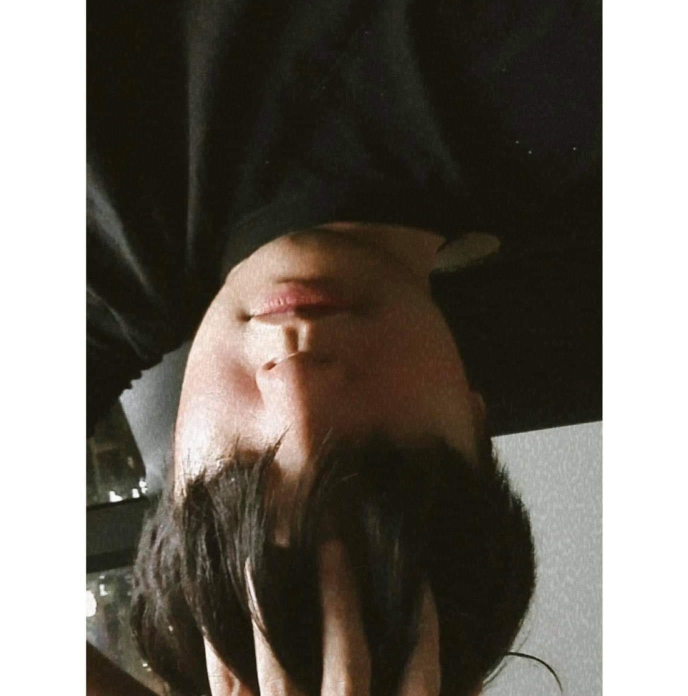
#> input picture data/test/African_crocodile/idk.jpg, 1376 x 1392 px, given in place of 3.jpg, which was not available (shown at 1/2 size)
$ jupyter execute Image_Retrivial.ipynb
#> lines starting #> are read from the running program, lines starting #| are printed output that depends on the picture; pictures that were not available may be replaced by others from this repository, and a replacement may not be noted
[cell 1]
import os
import numpy as np
from PIL import Image
import matplotlib.pyplot as plt

ROOT = 'data'
CLASS_NAME = sorted(list(os.listdir(f'{ROOT}/train')))

[cell 2]
def read_image_from_path(path, size):
#> called with path = 'data/test/pizza/3.jpg', size = (448, 448)
    im = Image.open(path).convert("RGB").resize(size)
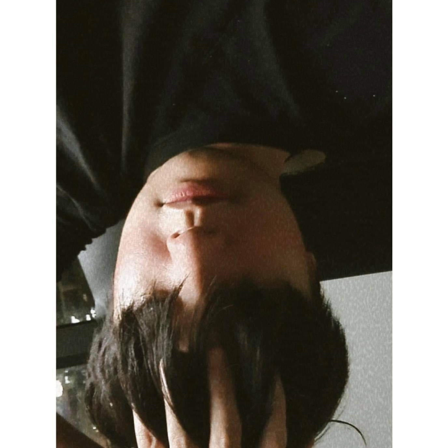
#> im: PIL image 448x448 RGB; mean R, G, B 109.9, 104.5, 97.1
    return np.array(im)


def folder_to_images(folder, size):
    list_dir = [folder + "/" + name for name in os.listdir(folder)]
    images_np = np.zeros(shape=(len(list_dir), *size, 3))
    images_path = []
    for i, path in enumerate(list_dir):
        images_np[i] = read_image_from_path(path, size)
        images_path.append(path)  # Now 'images_path' is a list, so append will work
    # After the loop, convert the list to a numpy array if needed
    images_path = np.array(images_path)
    return images_np, images_path

def plot_results(querquery_pathy, ls_path_score, reverse):
    fig = plt.figure(figsize=(15, 9))
    fig.add_subplot(2, 3, 1)
    plt.imshow(read_image_from_path(querquery_pathy, size=(448, 448)))
    plt.title(f"Query Image: {querquery_pathy.split('/')[2]}", fontsize=16)
    plt.axis("off")
    for i, path in enumerate(
        sorted(ls_path_score, key=lambda x: x[1], reverse=reverse)[:5], 2
    ):
        fig.add_subplot(2, 3, i)
        plt.imshow(read_image_from_path(path[0], size=(448, 448)))
        plt.title(f"Top {i-1}: {path[0].split('/')[2]}", fontsize=16)
        plt.axis("off")
    plt.show()

[cell 3]
def absolute_difference(query, data):
    axis_batch_size = tuple(range(1,len(data.shape)))
    return np.sum(np.abs(data - query), axis=axis_batch_size)


def get_l1_score(root_img_path, query_path, size):
    query = read_image_from_path(query_path, size)
    ls_path_score = []
    for folder in os.listdir(root_img_path):
        if folder in CLASS_NAME:
            path = root_img_path + folder
            images_np, images_path = folder_to_images(path, size) # mang numpy nhieu anh, paths
            rates = absolute_difference(query, images_np)
#> rates = [0]
            ls_path_score.extend(list(zip(images_path, rates)))
    return query, ls_path_score

[cell 4]
root_img_path = f"{ROOT}/train/"
query_path = f"{ROOT}/test/pizza/3.jpg"
size = (448, 448)
query, ls_path_score = get_l1_score(root_img_path, query_path, size)
#> ls_path_score = [('data/train/idk.jpg/idk.jpg', 0)]
plot_results(query_path, ls_path_score, reverse=False)
#> in plot_results, `plt.show()`:
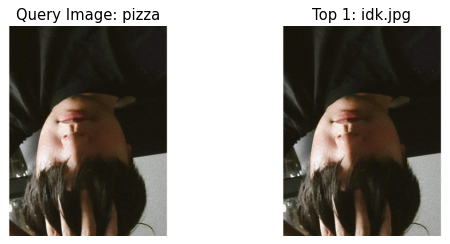
#> figure drawn by matplotlib, 2 panels

[cell 5]
root_img_path = f"{ROOT}/train/"
query_path = f"{ROOT}/test/African_crocodile/idk.JPG"
size = (448, 448)
query, ls_path_score = get_l1_score(root_img_path, query_path, size)
plot_results(query_path, ls_path_score, reverse=False)
#> call 2 of plot_results, with querquery_pathy = 'data/test/African_crocodile/idk.JPG', reverse = False
#> in plot_results (call 2), `plt.show()`:
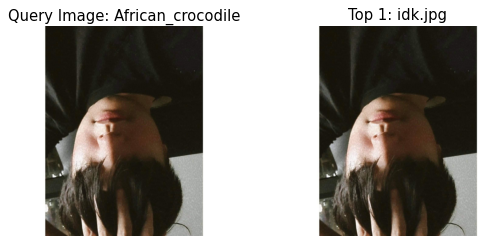
#> figure drawn by matplotlib, 2 panels

$ run again, on data/test/Orange_easy/0_100.jpg
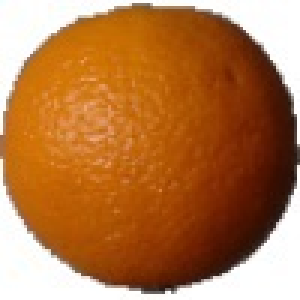
#> input picture data/test/Orange_easy/0_100.jpg, 100 x 100 px, given in place of 3.jpg, which was not available (shown 3 times larger)
#> in read_image_from_path, `im = Image.open(path).convert("RGB").resize(size)`:
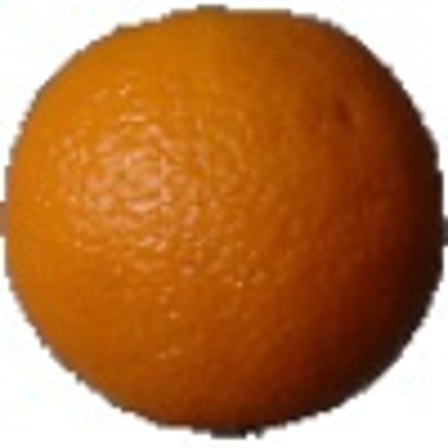
#> im: PIL image 448x448 RGB; mean R, G, B 179.5, 119.9, 71
#> rates = [0]
#> `query, ls_path_score = get_l1_score(root_img_path, query_path, size)`: ls_path_score = [('data/train/0_100.jpg/0_100.jpg', 0)]
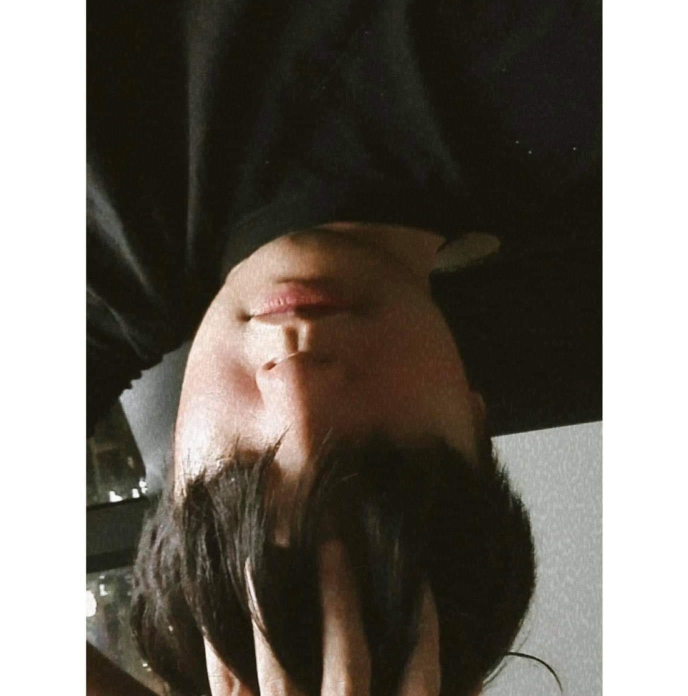
#> input picture data/test/African_crocodile/idk.jpg, 1376 x 1392 px, found by its file name (shown at 1/2 size)
#> `query, ls_path_score = get_l1_score(root_img_path, query_path, size)`: ls_path_score = [('data/train/0_100.jpg/0_100.jpg', 50412089)]
